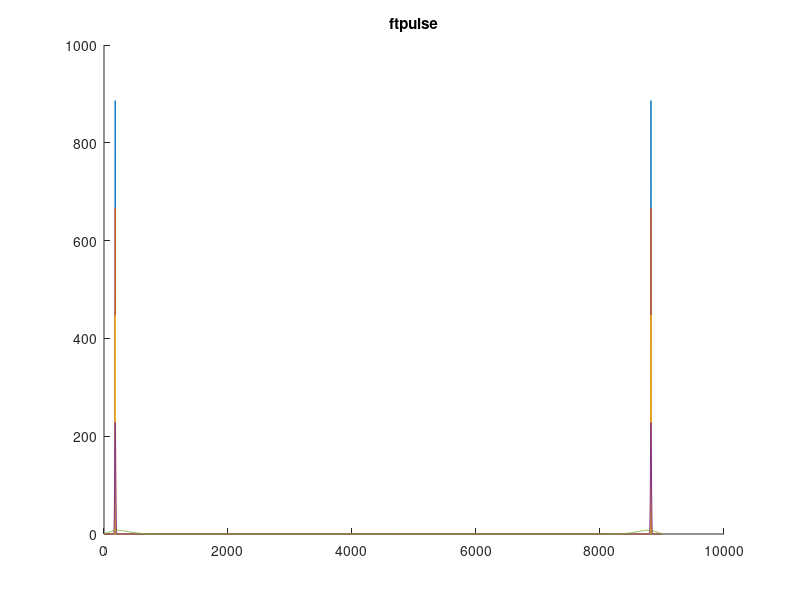
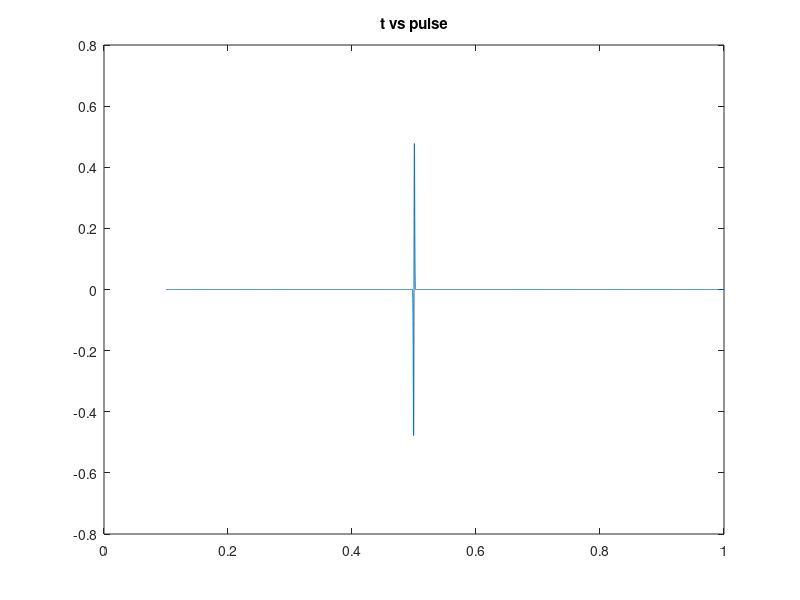
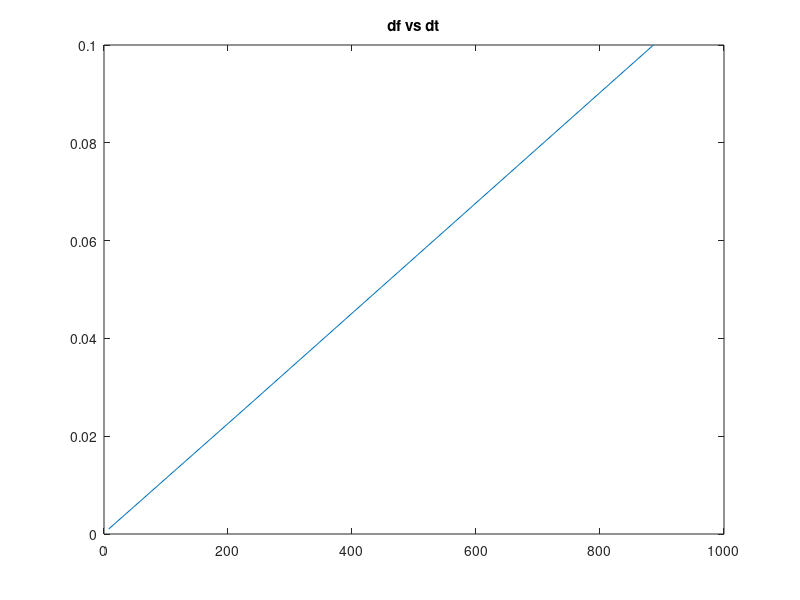

Reproduce these figures in MATLAB, in order. (Note: this script raises an error after producing the figures.)
%*****************************************************************************************%
%**************************** Fourier Transfrom and Filtering  ***************************%
% Jonathan Shipley
% Scientific Modeling
% 3/2/17
% Description: 
% Important Parameters: 
% Input: 	
% Output: 	
%*****************************************************************************************%
%*****************************************************************************************%

% clear variables from previous runs
clear;

t = 0.1:0.0001:1;
dt = [0.1 0.07525 0.0505 0.02575 0.001]

hold;
for k=1:5
	y = sin(2*pi*200*t);	% Max frequency is 5000 Hz
	env = exp(-(t-0.5).^2/(dt(k))^2);
	pulse = env.*y;
	ftpulse = fft(pulse);
	df(k) = (max(abs(ftpulse)));
	plot(abs(ftpulse))
	title('ftpulse')
end

figure
plot(t, pulse)
title('t vs pulse')

figure
plot(df, dt)
title('df vs dt')

%sound(pulse, 10000);

[y, fs] = audioread('SignalNoise.wav'); % audioread for use in octave
%sound(y, fs)
fmessage = fft(y);
plot(abs(fmessage))

filt = ones(size(fmessage), 1);
filt(1000:1400) = 0;
filt(3600:4400) = 0;
filt(169000:170400) = 0;
filt(172600: 173200) = 0;

filtered = fmessage .*filt;
message = ifft(filtered);
sound(message, fs)